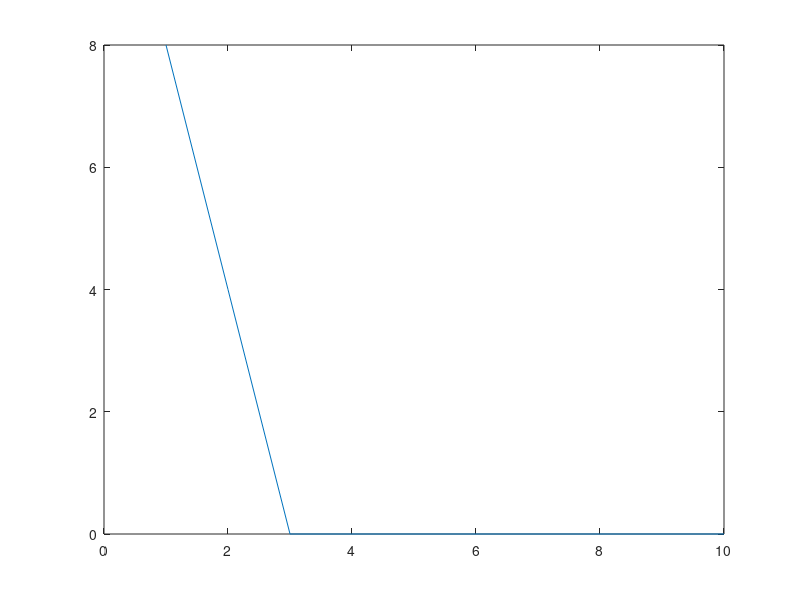

Source code (MATLAB):
clc; clear; close all;
x = [-1 -1 1 1; -1 1 -1 1]; %Inputs
y = [1 -1 -1 -1]; %Target outputs
w = [0 0]; %Initial weight
b = 0; %Initial bias
alpha = 0.1;%Learning rate
theta = 0; %Threshold
iter = 10; %Number of iterations
for k=1:iter
    for i=1:size(x,2)
        a(i) = w*x(:,i)+b;
        h(i) = 2*(a(i)>=theta)-1;
        if(h(i)~=y(i)) %Hebbian rule weight update
            w = w + alpha*y(i)*x(:,i)';
            b = b + alpha*y(i);
        end
    end
    e(k) = sum((y-h).^2); %Cost Function
end
plot(e) %Cost Function vs Number of Iterations